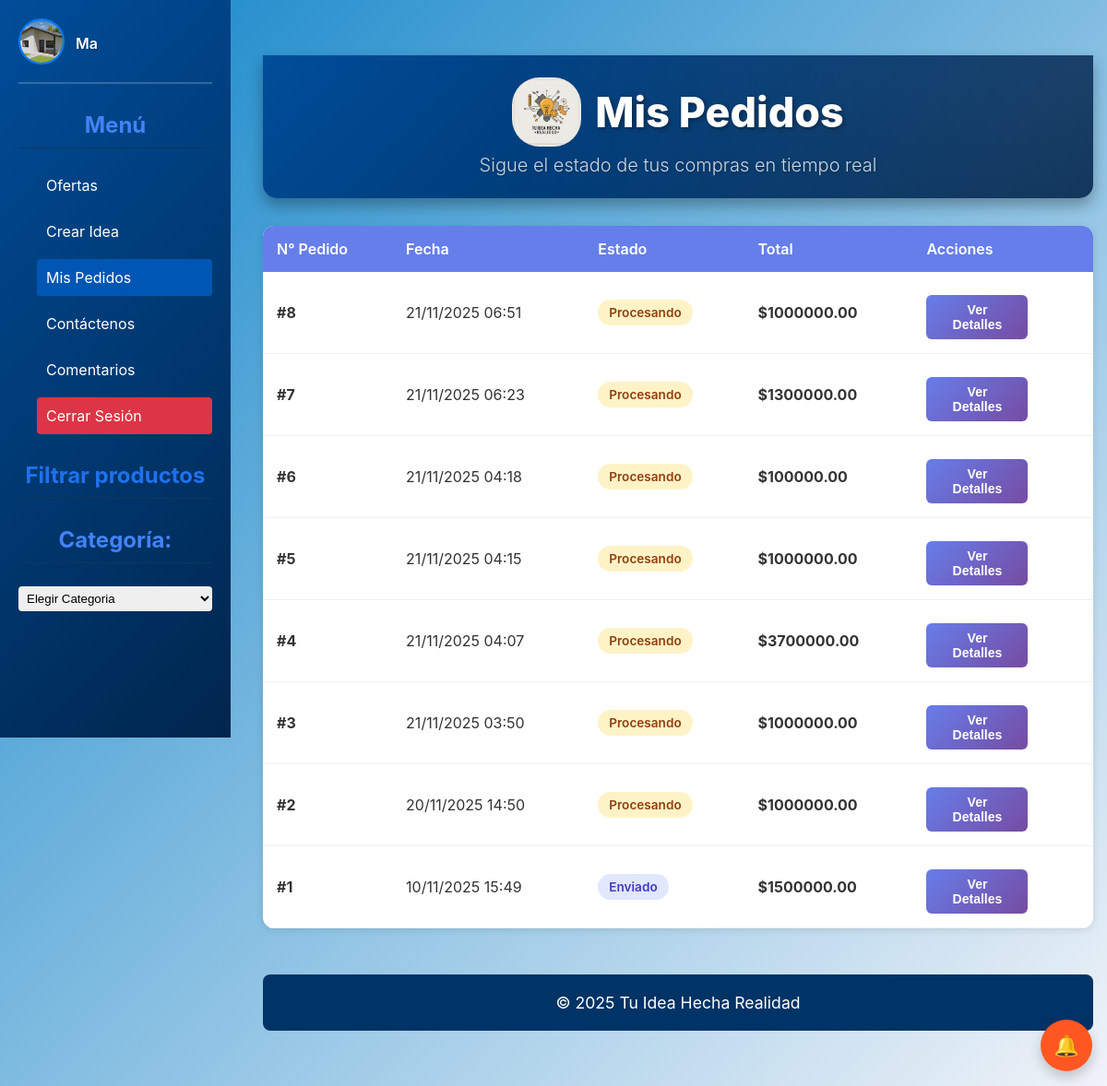
The app's page /mis-pedidos/ (signed in) with its own data.
### core/models.py (models this page shows, shortened)
class UserClientes(models.Model):
    usernameCliente = models.CharField(max_length=100, unique=True)
    passwordCliente = models.CharField(max_length=100)
    email = models.CharField(max_length=100)
    is_active = models.BooleanField(default=True)
    last_modified = models.DateTimeField(auto_now=True)
    status_changed_at = models.DateTimeField(null=True, blank=True)
    foto_perfil = models.ImageField(upload_to='uploads/perfiles/', blank=True, null=True)
    nombre_completo = models.CharField(max_length=200, blank=True, null=True)
    telefono = models.CharField(max_length=20, blank=True, null=True)
    direccion = models.CharField(max_length=300, blank=True, null=True)
    ciudad = models.CharField(max_length=100, blank=True, null=True)
    departamento = models.CharField(max_length=100, blank=True, null=True)
    codigo_postal = models.CharField(max_length=10, blank=True, null=True)

class Pedido(models.Model):
    ESTADO_PEDIDO_CHOICES = [
        ('procesando', 'Procesando'),
        ('empacado', 'Empacado'),
        ('enviado', 'Enviado'),
        ('en_transito', 'En Tránsito'),
        ('entregado', 'Entregado'),
        ('cancelado', 'Cancelado'),
    ]
    pago = models.OneToOneField(Pago, on_delete=models.CASCADE, related_name='pedido')
    cliente = models.ForeignKey(UserClientes, on_delete=models.CASCADE, related_name='pedidos')
    nombre_completo = models.CharField(max_length=200, blank=True, null=True)
    telefono = models.CharField(max_length=20, blank=True, null=True)
    direccion = models.CharField(max_length=300, blank=True, null=True)
    ciudad = models.CharField(max_length=100, blank=True, null=True)
    departamento = models.CharField(max_length=100, blank=True, null=True)
    codigo_postal = models.CharField(max_length=10, blank=True, null=True)
    notas_adicionales = models.TextField(max_length=500, blank=True, null=True)
    estado = models.CharField(max_length=20, choices=ESTADO_PEDIDO_CHOICES, default='procesando')
    numero_seguimiento = models.CharField(max_length=100, blank=True, null=True)
    empresa_envio = models.CharField(max_length=100, blank=True, null=True)
    productos = models.TextField()  # JSON string con los productos
    monto_total = models.DecimalField(max_digits=10, decimal_places=2)
    fecha_creacion = models.DateTimeField(auto_now_add=True)
    fecha_actualizacion = models.DateTimeField(auto_now=True)
    fecha_entrega_estimada = models.DateField(null=True, blank=True)
    fecha_entrega_real = models.DateTimeField(null=True, blank=True)
    class Meta:
        ordering = ['-fecha_creacion']

### core/views.py (the view)
# urls.py: path('mis-pedidos/', views.mis_pedidos_view, name='mis_pedidos'),
def mis_pedidos_view(request):
    if 'usernameCliente' not in request.session:
        return redirect('login')
    try:
        cliente = UserClientes.objects.get(usernameCliente=request.session['usernameCliente'])
        pedidos = Pedido.objects.filter(cliente=cliente).order_by('-fecha_creacion')
        modelos_map = {
            'mesas': {'modelo': Mesas, 'campo_imagen': 'imagen1', 'campo_nombre': 'nombre1'},
            'mesa': {'modelo': Mesas, 'campo_imagen': 'imagen1', 'campo_nombre': 'nombre1'},
            'sillas': {'modelo': Sillas, 'campo_imagen': 'imagen2', 'campo_nombre': 'nombre2'},
            'silla': {'modelo': Sillas, 'campo_imagen': 'imagen2', 'campo_nombre': 'nombre2'},
            'armarios': {'modelo': Armarios, 'campo_imagen': 'imagen3', 'campo_nombre': 'nombre3'},
            'armario': {'modelo': Armarios, 'campo_imagen': 'imagen3', 'campo_nombre': 'nombre3'},
            'cajoneras': {'modelo': Cajoneras, 'campo_imagen': 'imagen4', 'campo_nombre': 'nombre4'},
            'cajonera': {'modelo': Cajoneras, 'campo_imagen': 'imagen4', 'campo_nombre': 'nombre4'},
            'escritorios': {'modelo': Escritorios, 'campo_imagen': 'imagen5', 'campo_nombre': 'nombre5'},
            'escritorio': {'modelo': Escritorios, 'campo_imagen': 'imagen5', 'campo_nombre': 'nombre5'},
            'utensilios': {'modelo': Utensilios, 'campo_imagen': 'imagen6', 'campo_nombre': 'nombre6'},
            'utensilio': {'modelo': Utensilios, 'campo_imagen': 'imagen6', 'campo_nombre': 'nombre6'},
        }
        pedidos_list = list(pedidos)
        total_pedidos = len(pedidos_list)
        for idx, pedido in enumerate(pedidos_list):
            pedido.numero_secuencial = total_pedidos - idx
        for pedido in pedidos_list:
            try:
                productos_parseados = json.loads(pedido.productos)
                for producto in productos_parseados:
                    categoria = (producto.get('categoria') or producto.get('tipo', '')).lower()
                    producto_id = producto.get('id')
                    print(f"DEBUG: Procesando producto ID={producto_id}, categoria='{categoria}'")
                    config = modelos_map.get(categoria)
                    if config and producto_id:
                        try:
                            modelo = config['modelo']
                            item = modelo.objects.get(id=producto_id)
                            campo_imagen = config['campo_imagen']
                            if hasattr(item, campo_imagen):
                                imagen_field = getattr(item, campo_imagen)
                                if imagen_field:
                                    producto['imagen'] = imagen_field.url
                                else:
                                    producto['imagen'] = None
                            else:
                                producto['imagen'] = None
                        except modelo.DoesNotExist:
                            producto['imagen'] = None
                        except Exception as ex:
                            producto['imagen'] = None
                    else:
                        producto['imagen'] = None
                pedido.productos_json = json.dumps(productos_parseados)
                pedido.productos_parseados = productos_parseados
            except Exception as e:
                pedido.productos_json = '[]'
                pedido.productos_parseados = []
        pedidos_sin_datos = []
        for pedido in pedidos_list:
            if not pedido.direccion or not pedido.telefono:
                pedidos_sin_datos.append(pedido)
        context = {
            'pedidos': pedidos,
            'cliente': cliente,
            'usuario': cliente,  # Añadir para compatibilidad con el template
            'pedidos_sin_datos': pedidos_sin_datos  # Pedidos que necesitan completar datos
        }
        return render(request, 'core/mis_pedidos_nuevo.html', context)
    except UserClientes.DoesNotExist:
        return redirect('login')

### core/context_processors.py (called while the page is built, shortened)
def idea_notifications(request):
    username_cliente = request.session.get('usernameCliente')
    username_empresa = request.session.get('usernameEmpresa')
    has_notif = False
    try:
        if username_cliente:
            has_notif = MensajeIdea.objects.filter(
                idea__autor=username_cliente,
                remitente_tipo='empresa',
                leido=False
            ).exists()
    except Exception as e:
        print(f"Error en idea_notifications: {str(e)}")
        has_notif = False
    return {
        'has_idea_notifications': has_notif
    }

### core/templates/core/mis_pedidos_nuevo.html (shortened to what this page needs)
{% load static %}
<!DOCTYPE html>
<html lang="es">
<head>
    <link rel="stylesheet" href="{% static 'core/css/styles.css' %}">
    <link rel="stylesheet" href="{% static 'core/css/carrito.css' %}">
    <link rel="stylesheet" href="{% static 'Empresas/css/pedidos.css' %}">
    <link rel="stylesheet" href="https://cdnjs.cloudflare.com/ajax/libs/font-awesome/6.4.0/css/all.min.css">
</head>
<body>
<aside class="sidebar">
    <div class="sidebar-user-info">
        <a href="{% url 'perfilUsuario' %}" class="user-avatar-link">
            {% if cliente.foto_perfil %}
                <img src="{{ cliente.foto_perfil.url }}" alt="Foto de perfil" width="50" height="50" style="border-radius: 50%; border: 2px solid #007BFF; object-fit: cover;">
            {% else %}
                <img src="{% static 'core/img/Perfil.png' %}" alt="Logo" width="50" height="50" style="border-radius: 50%; border: 2px solid #007BFF;">
            {% endif %}
        </a>
        <span class="username-display">{{ cliente.usernameCliente }}</span>
    </div>
    <h2 class="h2-side">Menú</h2>
    <ul>
        <li><a href="{% url 'productos' %}">Ofertas</a></li>
        <li><a href="{% url 'idea' %}">Crear Idea</a></li>
        <li><a href="{% url 'mis_pedidos' %}" style="background-color: #0056b3; color: white;">Mis Pedidos</a></li>
        <li><a href="{% url 'contact' %}">Contáctenos</a></li>
        <li><a href="{% url 'comentarios' %}">Comentarios</a></li>
        <li><a href="{% url 'logout' %}" class="logout-button">Cerrar Sesión</a></li>
    </ul>
    <div class="filtros">
        <h3>Filtrar productos</h3>
        <h2 for="categoria" class="h2-side">Categoría:</h2>
        <select id="categoria">
            <option value="">Elegir Categoria</option>
        </select>
    </div>
</aside>
<div class="main-content-wrapper">
    <header>
        <h1>
            <img src="{% static 'core/img/Gemini_Generated_Image_tzay6utzay6utzay.jfif' %}" alt="Logo" width="75" height="75">
            Mis Pedidos
        </h1>
        <p class="subtitulo">Sigue el estado de tus compras en tiempo real</p>
    </header>
    {% if pedidos %}
        <div class="tabla-pedidos">
            <table>
                <thead>
                    <tr>
                        <th>N° Pedido</th>
                        <th>Fecha</th>
                        <th>Estado</th>
                        <th>Total</th>
                        <th>Acciones</th>
                    </tr>
                </thead>
                <tbody>
                    {% for pedido in pedidos %}
                    <tr>
                        <td><strong>#{{ pedido.numero_secuencial }}</strong></td>
                        <td>{{ pedido.fecha_creacion|date:"d/m/Y H:i" }}</td>
                        <td>
                            <span class="badge-estado badge-{{ pedido.estado }}">
                                {{ pedido.get_estado_display }}
                            </span>
                        </td>
                        <td><strong>${{ pedido.monto_total }}</strong></td>
                        <td>
                            <button class="btn-ver-detalles"
                                    data-pedido-id="{{ pedido.id }}"
                                    onclick="verDetallesPedidoById({{ pedido.id }})">
                                Ver Detalles
                            </button>
                        </td>
                    </tr>
                    {% endfor %}
                </tbody>
            </table>
        </div>
    {% endif %}
    <footer style="margin-top: 50px; text-align: center; padding: 20px; color: #6b7280;">
        <p>&copy; 2025 Tu Idea Hecha Realidad</p>
    </footer>
</div>
{% include 'core/modal_notificaciones.html' %}
{% include 'core/floating_buttons.html' %}
</body>
</html>

### core/static/core/css/styles.css (style rules this page uses)
body { font-family: 'Inter', sans-serif; margin: 0; padding: 0; background-color: #f0f2f5; color: #333; display: flex; flex-direction: column; min-height: 100vh; }
header { background: linear-gradient(135deg, #004d99, #00264d); color: #ffffff; padding: 1.5rem 1rem; text-align: center; border-radius: 0 0 15px 15px; box-shadow: 0 8px 16px rgba(0, 0, 0, 0.3); margin-bottom: 30px; position: relative; overflow: hidden; }
header::before { content: ''; position: absolute; top: 0; left: 0; width: 100%; height: 100%; background: radial-gradient(circle at top right, rgba(255, 255, 255, 0.1), transparent 70%); pointer-events: none; }
header h1 { margin: 0; color: #ffffff; font-size: 2.8rem; font-weight: 800; text-shadow: 2px 2px 5px rgba(0, 0, 0, 0.4); display: flex; justify-content: center; align-items: center; text-align: center; }
header h1 img { border-radius: 40%; }
header .subtitulo { color: #e0e6eb; font-size: 1.25rem; margin-top: 0.5rem; margin-bottom: 1.5rem; font-weight: 300; text-shadow: 1px 1px 3px rgba(0, 0, 0, 0.3); }
footer { background-color: #003366; padding: 2rem 1rem; text-align: center; margin-top: 2rem; border-radius: 8px; width: auto; }
footer p { text-align: center; color: #ffffff; font-size: 1.1rem; margin: 0; }
h1 { text-align: left; color: #1e08e7; margin-bottom: 20px; }
h2 { color: #1e08e7; margin-top: 30px; margin-bottom: 10px; font-size: 1.5em; text-align: center; }
ul { list-style: none; padding: 0; margin-bottom: 20px; }
li { margin-bottom: 10px; padding-left: 20px; position: relative; color: rgb(245, 243, 243); }
p { color: rgb(0, 0, 0); font-size: 1.1rem; margin-bottom: 20px; }
button { width: 30%; padding: 10px; background-color: #007BFF; color: #fff; border: none; border-radius: 4px; font-size: 16px; cursor: pointer; transition: background-color 0.3s ease; display: block; margin: 0 auto; }
a { text-decoration: none; color: #ffffff; }
body { font-family: Arial, sans-serif; margin: 20px; background-color: #f4f4f4; color: #333; }
header p { text-align: center; color: #4f5ee4; margin-bottom: 20px; }
h3 { color: #1f71ec; margin-top: 30px; margin-bottom: 10px; font-size: 1.5em; text-align: center; }
.sidebar { position: fixed; top: 0; left: 0; width: 250px; height: 100vh; background: linear-gradient(135deg, #004d99, #00264d); color: rgb(93, 177, 247); padding: 20px; overflow-y: auto; z-index: 1000; }
.sidebar-user-info { display: flex; align-items: center; gap: 12px; margin-bottom: 20px; padding-bottom: 15px; border-bottom: 2px solid rgba(255, 255, 255, 0.2); }
.user-avatar-link { flex-shrink: 0; }
.username-display { color: #ffffff; font-size: 1rem; font-weight: 600; text-shadow: 1px 1px 2px rgba(0, 0, 0, 0.3); overflow: hidden; text-overflow: ellipsis; white-space: nowrap; }
.sidebar h2,.sidebar h3 { text-align: center; margin-bottom: 20px; border-bottom: 1px solid #0e375f; padding-bottom: 10px; }
.sidebar ul { list-style: none; padding: 0; margin-bottom: 30px; }
.sidebar ul li { margin: 10px 0; }
.sidebar ul li a { color: #ffffff; text-decoration: none; display: block; padding: 10px; border-radius: 4px; transition: background 0.3s ease; }
.logout-button { background-color: #dc3545 !important; color: white !important; }
.filtros input[type="range"], .filtros select { width: 100%; margin-top: 5px; padding: 5px; border-radius: 4px; border: none; margin-bottom: 10px; }
.h2-side { color: rgb(67, 130, 247); }
.main-content-wrapper { margin-left: 270px; padding: 20px; width: calc(100% - 180px); box-sizing: border-box; }
* { margin: 0; padding: 0; box-sizing: border-box; }
body { font-family: -apple-system, BlinkMacSystemFont, 'Segoe UI', Roboto, sans-serif; background: linear-gradient(135deg, #1085c9 0%, #f0f3f8 100%); min-height: 100vh; display: flex; flex-direction: column; justify-content: center; align-items: center; padding: 20px; }
h1 { color: black; text-align: center; margin-bottom: 30px; font-size: 2rem; font-weight: 600; }
.btn-ver-detalles { background-color: #007BFF; color: white; padding: 8px 16px; border: none; border-radius: 5px; cursor: pointer; font-size: 14px; margin-top: 10px; display: inline-block; text-decoration: none; }

### records on screen
UserClientes: foto_perfil (picture), usernameCliente "Ma"
Pedido: numero_secuencial "8", fecha_creacion "21/11/2025 06:51", estado "Procesando", monto_total "1000000.00"
Pedido: numero_secuencial "7", fecha_creacion "21/11/2025 06:23", estado "Procesando", monto_total "1300000.00"
Pedido: numero_secuencial "6", fecha_creacion "21/11/2025 04:18", estado "Procesando", monto_total "100000.00"
Pedido: numero_secuencial "5", fecha_creacion "21/11/2025 04:15", estado "Procesando", monto_total "1000000.00"
Pedido: numero_secuencial "4", fecha_creacion "21/11/2025 04:07", estado "Procesando", monto_total "3700000.00"
Pedido: numero_secuencial "3", fecha_creacion "21/11/2025 03:50", estado "Procesando", monto_total "1000000.00"
Pedido: numero_secuencial "2", fecha_creacion "20/11/2025 14:50", estado "Procesando", monto_total "1000000.00"
Pedido: numero_secuencial "1", fecha_creacion "10/11/2025 15:49", estado "Enviado", monto_total "1500000.00"
